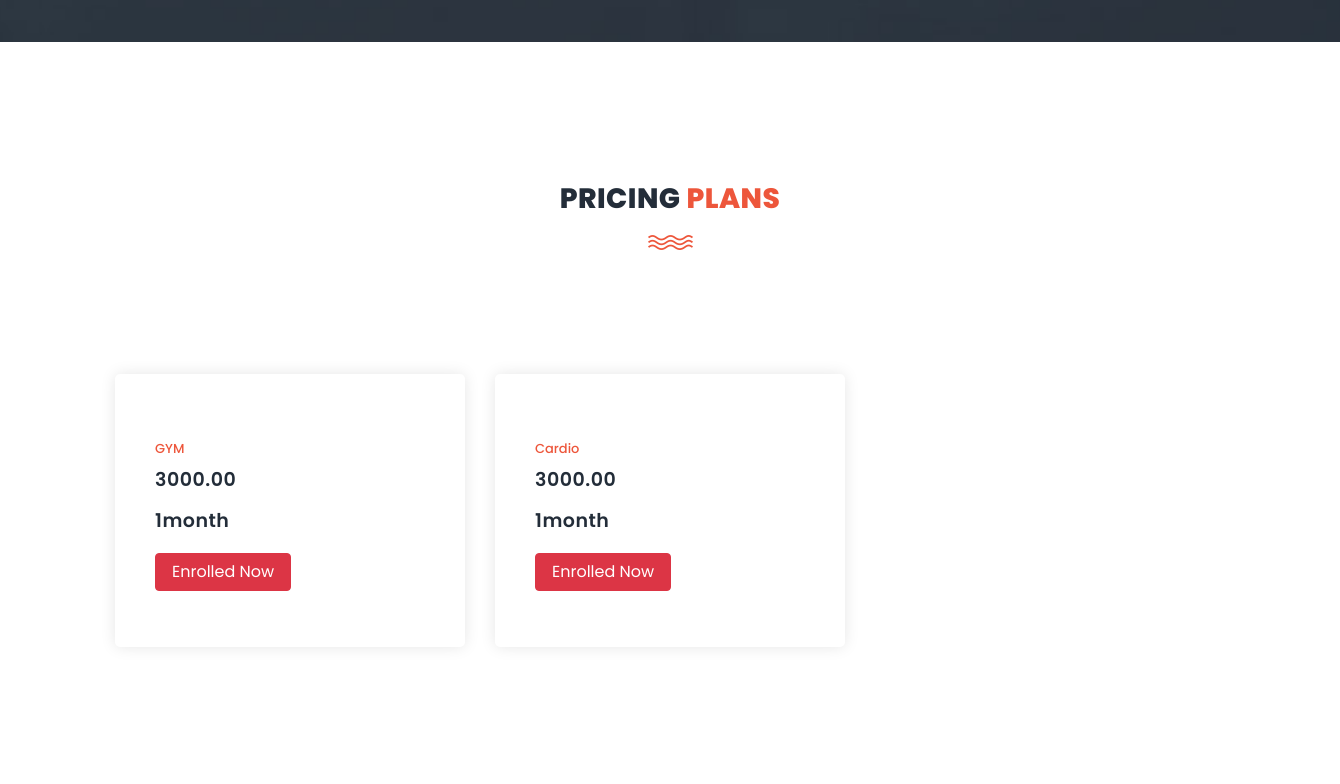
Before: / (middle part) with the older database file.
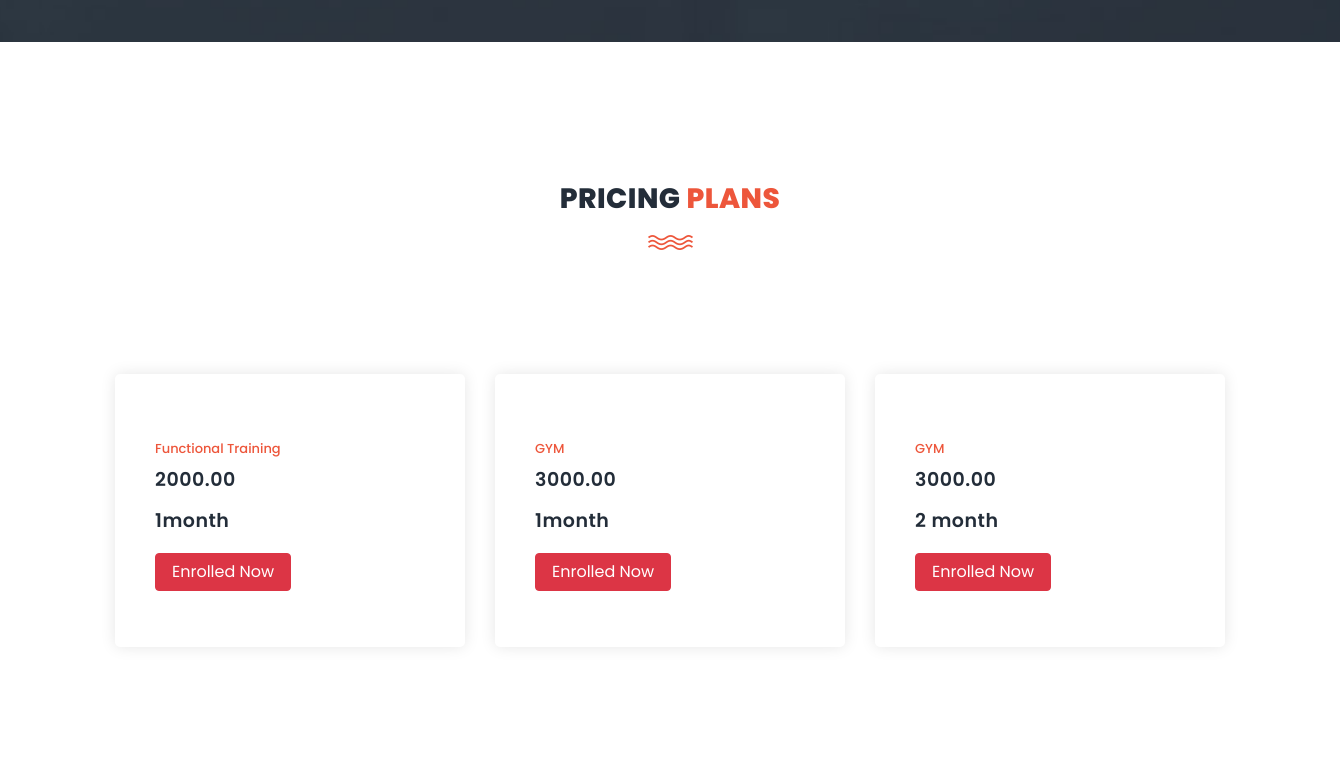
After: the same page with the newer database file.
### app/models.py (models this page shows, shortened)
class Package(models.Model):
    category = models.ForeignKey(Category, on_delete=models.CASCADE, null=True)
    packagename = models.ForeignKey(Packagetype, on_delete=models.CASCADE, null=True)
    titlename = models.CharField(max_length=200, null=True)
    packageduration = models.CharField(max_length=50, null=True)
    price = models.DecimalField(max_digits=10, decimal_places=2, null=True)
    description = models.TextField(null=True)
    creationdate = models.DateTimeField(auto_now_add=True)

### app/views.py (the view, shortened to what this page needs)
# urls.py: path('', index, name='index'),
def index(request):
    package = Package.objects.filter().order_by('id')[:5]
    return render(request, 'index.html', locals())

### templates/index.html (shortened to what this page needs)
{% extends 'header.html' %}
{% load static %}
{% block main_content %}
<section class="section" id="schedule">
</section>
<section class="section" id="trainers">
    <div class="container">
        <div class="row">
            <div class="col-lg-6 offset-lg-3">
                <div class="section-heading">
                    <h2>Pricing <em>Plans</em></h2>
                    <img src="{% static 'assets/images/line-dec.png' %}" alt="">
                </div>
            </div>
        </div>
        <div class="row" >
            {% for i in package %}
    <div class="col-lg-4"><br>
        <div class="trainer-item">
            <div class="down-content">
                <span>{{i.titlename}}</span>
                <h4>{{i.price}}</h4>
                <h4>{{i.packageduration}}</h4>
                <form method="post" action="/apply-enrolled/{{i.id}}/">
                    <button type="submit" class="btn btn-danger px-3">Enrolled Now</button>
                </form>
            </div>
        </div>
    </div>
{% endfor %}
        </div>
    </div>
</section>
{% endblock %}

Changed rows visible on the page:
removed Package: titlename "Cardio", price "3000.00", packageduration "1month"
added Package: titlename "Functional Training", price "2000.00", packageduration "1month"
added Package: titlename "GYM", price "3000.00", packageduration "2 month"
